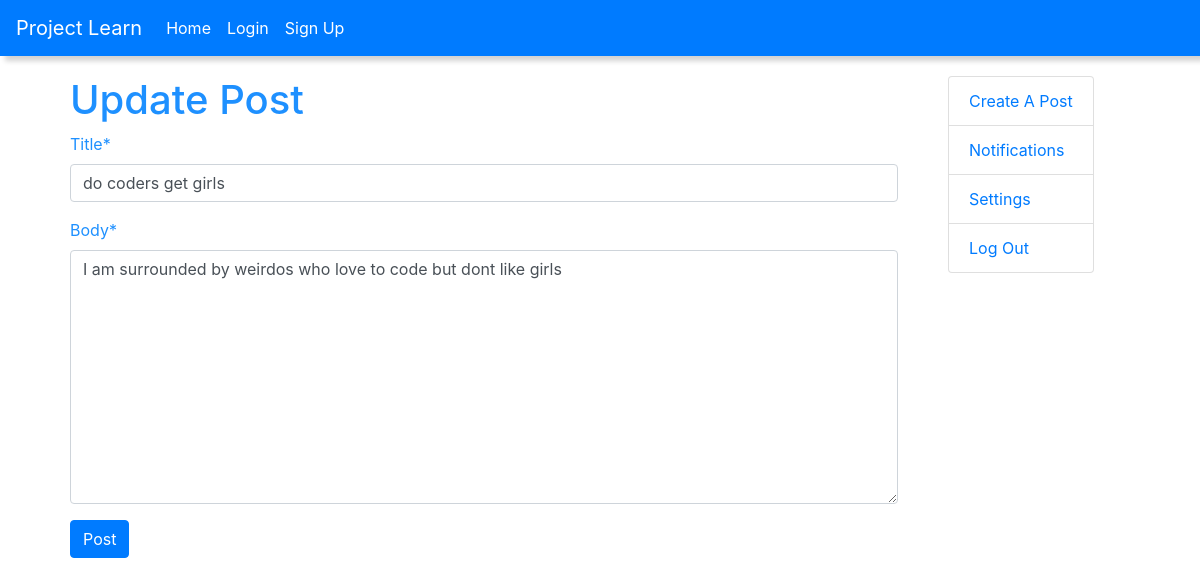
The app's page /update_post/2/ with its own data.
### blog/models.py (models this page shows, shortened)
class Post(models.Model):
    STATUS_CHOICES = (
        ('draft', 'Draft'),
        ('published', 'Published'),
    )
    tags=TaggableManager()
    title = models.CharField(max_length=250)
    slug = models.SlugField(max_length=250, unique_for_date='published')
    author = models.ForeignKey(
        User, on_delete=models.CASCADE, related_name='blog_posts')
    body = models.TextField()
    publish = models.DateTimeField(default=timezone.now)
    created = models.DateTimeField(auto_now_add=True)
    updated = models.DateTimeField(auto_now_add=True)
    status = models.CharField(
        max_length=10, choices=STATUS_CHOICES, default='draft')
    class Meta:
        ordering = ['-publish']

### blog/views.py (the view)
# urls.py: path('update_post/<pk>/',views.PostUpdateView.as_view(),name='update_post'),
class PostUpdateView(UpdateView):
    model=Post
    template_name='blog/updatepost.html'
    success_url='/'
    fields=['title','body']

### blog/templates/blog/updatepost.html (shortened to what this page needs)
{% extends 'blog/base.html' %}
{% load crispy_forms_tags %}
{% block body %}
<div class="home">
      <div class="post-form">
        <h1 class="">Update Post</h1>
          <form action="" method="post">
              {{form|crispy}}
              <input type="submit" value="Post" class="btn btn-primary">
          </form>
      </div>
    <div class="side-bar">
      <ul class="list-group">
        <li class="list-group-item"><a href="{% url 'blog:add_post' %}">Create A Post</a></li>
        <li class="list-group-item"><a href="">Notifications</a></li>
        <li class="list-group-item"><a href="">Settings</a></li>
        <li class="list-group-item"><a href="">Log Out</a></li>
      </ul>
    </div>
  </div>
{% endblock body %}

### blog/static/blog/main.css (style rules this page uses)
a { text-decoration: none; }
.home { display: flex; padding: 20px; }
.post-form { width: 80%; padding-left: 50px; padding-right: 50px; color: dodgerblue; }

### records on screen
Post: title "do coders get girls", body "I am surrounded by weirdos who love to code but dont like girls"
